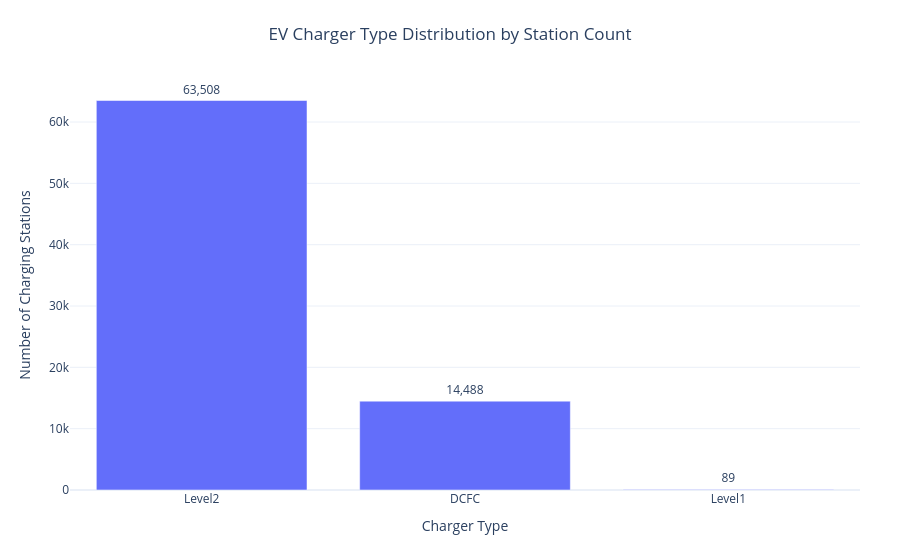

The notebook cell saved with this chart:
### Markdown cell above
This chart compares charger types using station count, which is clear and report-friendly. It helps show whether the charging network is dominated by slower Level 2 chargers or includes a meaningful share of DC fast charging infrastructure.

### Code cell
fig_charger_type_bar = px.bar(
    charger_type_summary,
    x="charger_level",
    y="station_count",
    text="station_count",
    title="EV Charger Type Distribution by Station Count",
    labels={
        "charger_level": "Charger Type",
        "station_count": "Number of Charging Stations"
    },
    hover_data={
        "charger_level": True,
        "station_count": ":,",
        "total_ports": ":,",
        "station_share_percent": ":.2f"
    }
)

fig_charger_type_bar.update_traces(
    texttemplate="%{text:,}",
    textposition="outside"
)

fig_charger_type_bar.update_layout(
    title_x=0.5,
    template="plotly_white",
    height=550,
    margin=dict(l=70, r=40, t=80, b=60),
    xaxis_title="Charger Type",
    yaxis_title="Number of Charging Stations"
)

fig_charger_type_bar.show()

### Figure 1 — Plotly figure (JSON) as saved in the notebook; plotly's stock layout.template omitted (floating-point values rounded to 4 significant figures)
{"data": [{"customdata": [[166200.0, 81.33], [73960.0, 18.55], [464.0, 0.11]], "hovertemplate": "Charger Type=%{x}<br>Number of Charging Stations=%{text:,}<br>total_ports=%{customdata[0]:,}<br>station_share_percent=%{customdata[1]:.2f}<extra></extra>", "legendgroup": "", "marker": {"color": "#636efa", "pattern": {"shape": ""}}, "name": "", "orientation": "v", "showlegend": false, "text": [63510.0, 14490.0, 89.0], "textposition": "outside", "texttemplate": "%{text:,}", "type": "bar", "x": ["Level2", "DCFC", "Level1"], "xaxis": "x", "y": [63508, 14488, 89], "yaxis": "y"}], "layout": {"barmode": "relative", "height": 550, "legend": {"tracegroupgap": 0}, "margin": {"b": 60, "l": 70, "r": 40, "t": 80}, "title": {"text": "EV Charger Type Distribution by Station Count", "x": 0.5}, "xaxis": {"anchor": "y", "domain": [0, 1], "title": {"text": "Charger Type"}}, "yaxis": {"anchor": "x", "domain": [0, 1], "title": {"text": "Number of Charging Stations"}}}}
